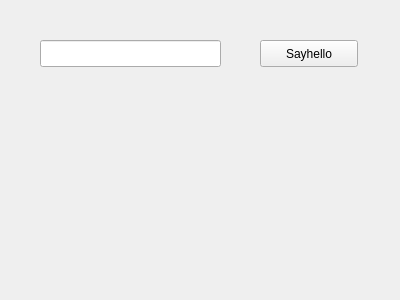
<?xml version="1.0" encoding="UTF-8"?>
<ui version="4.0">
 <class>Form</class>
 <widget class="QWidget" name="Form">
  <property name="geometry">
   <rect>
    <x>0</x>
    <y>0</y>
    <width>400</width>
    <height>300</height>
   </rect>
  </property>
  <property name="windowTitle">
   <string>Form</string>
  </property>
  <widget class="QPushButton" name="pushButton">
   <property name="geometry">
    <rect>
     <x>260</x>
     <y>40</y>
     <width>98</width>
     <height>27</height>
    </rect>
   </property>
   <property name="text">
    <string>Sayhello</string>
   </property>
  </widget>
  <widget class="QLineEdit" name="lineEdit">
   <property name="geometry">
    <rect>
     <x>40</x>
     <y>40</y>
     <width>181</width>
     <height>27</height>
    </rect>
   </property>
  </widget>
 </widget>
 <resources/>
 <connections>
  <connection>
   <sender>pushButton</sender>
   <signal>clicked()</signal>
   <receiver>lineEdit</receiver>
   <slot>paste()</slot>
   <hints>
    <hint type="sourcelabel">
     <x>294</x>
     <y>50</y>
    </hint>
    <hint type="destinationlabel">
     <x>185</x>
     <y>56</y>
    </hint>
   </hints>
  </connection>
 </connections>
</ui>
